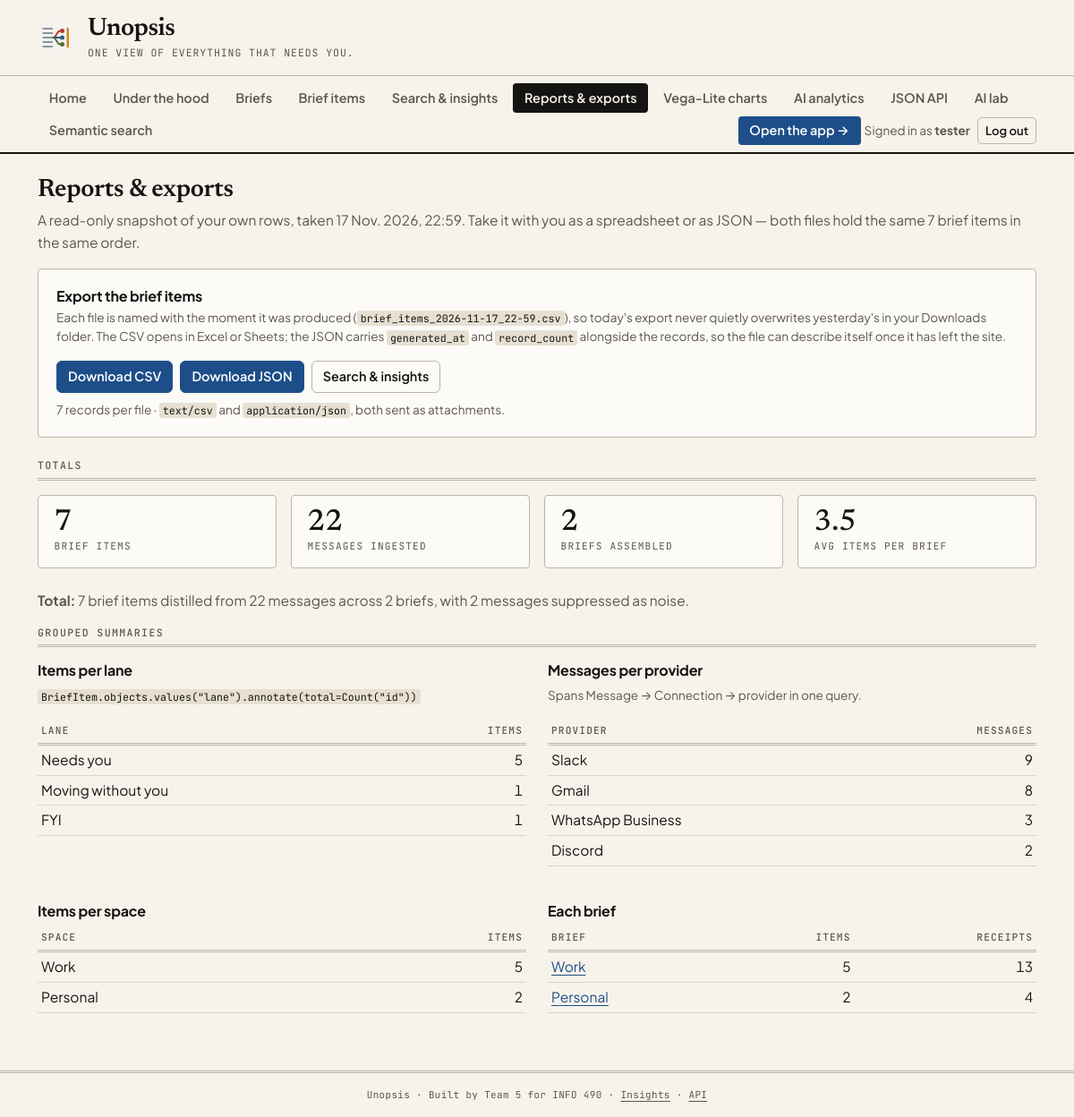
The app's page /reports/ (signed in) with its own data.
### unopsis/models.py (models this page shows, shortened)
class Connection(models.Model):
    class Status(models.TextChoices):
        CONNECTED = "connected", "Connected"
        ERROR = "error", "Error"
        REVOKED = "revoked", "Revoked"
    space = models.ForeignKey(Space, on_delete=models.CASCADE, related_name="connections")
    provider = models.CharField(max_length=32, choices=Provider.choices)
    external_account = models.CharField(
        max_length=254,
        help_text="Identifier at the provider, e.g. an address, workspace, or handle.",
    )
    display_name = models.CharField(max_length=120, blank=True)
    status = models.CharField(max_length=16, choices=Status.choices, default=Status.CONNECTED)
    read_only = models.BooleanField(default=True)
    token_ref = models.CharField(
        max_length=200, blank=True,
        help_text=(
            "Opaque pointer to credentials held in a secrets store. No token "
            "material is ever written to this table."
        ),
    )
    included_scopes = models.JSONField(
        default=list, blank=True,
        help_text=(
            'Which channels/labels/chats count, e.g. '
            '[{"id":"C08KJ21X","name":"#engineering","type":"channel"}]. '
            "Excluded scopes are simply absent."
        ),
    )
    last_synced_at = models.DateTimeField(null=True, blank=True)
    last_error = models.TextField(blank=True)
    class Meta:
        ordering = ["space", "provider", "external_account"]
        constraints = [
            models.UniqueConstraint(
                fields=["space", "provider", "external_account"],
                name="uniq_connection_per_space_provider_account",
            )
        ]

class Space(models.Model):
    class Kind(models.TextChoices):
        WORK = "work", "Work"
        PERSONAL = "personal", "Personal"
    user = models.ForeignKey(
        settings.AUTH_USER_MODEL, on_delete=models.CASCADE, related_name="spaces"
    )
    kind = models.CharField(max_length=16, choices=Kind.choices)
    detail_level = models.IntegerField(
        default=3, help_text="1 = a single line per item, 5 = a full recap."
    )
    quiet_start = models.TimeField(null=True, blank=True)
    quiet_end = models.TimeField(null=True, blank=True)
    deliver_in_app = models.BooleanField(default=True)
    deliver_email = models.BooleanField(default=True)
    deliver_chat_dm = models.BooleanField(default=False)
    digest_times = models.JSONField(
        default=list, blank=True,
        help_text='When to build, e.g. ["08:00", "16:30"]. Weekday-only by convention.',
    )
    rules = models.JSONField(
        default=list, blank=True,
        help_text=(
            'Always/never surface instructions, e.g. '
            '[{"mode":"always","target":"person","value":"Prof. Ramirez"}].'
        ),
    )
    created_at = models.DateTimeField(auto_now_add=True)
    class Meta:
        ordering = ["user", "kind"]
        constraints = [
            models.UniqueConstraint(fields=["user", "kind"], name="uniq_space_per_user_kind")
        ]

class Brief(models.Model):
    class Trigger(models.TextChoices):
        SCHEDULED = "scheduled", "Scheduled"
        ON_DEMAND = "on_demand", "On demand"
    class Status(models.TextChoices):
        BUILDING = "building", "Building"
        READY = "ready", "Ready"
        FAILED = "failed", "Failed"
    space = models.ForeignKey(Space, on_delete=models.CASCADE, related_name="briefs")
    window_start = models.DateTimeField()
    window_end = models.DateTimeField()
    trigger = models.CharField(max_length=16, choices=Trigger.choices)
    status = models.CharField(max_length=16, choices=Status.choices, default=Status.BUILDING)
    headline = models.CharField(
        max_length=200, blank=True,
        help_text='The one line at the top, e.g. "Three things need you before noon."',
    )
    message_count = models.PositiveIntegerField(default=0)
    topic_count = models.PositiveIntegerField(default=0)
    read_seconds = models.PositiveIntegerField(default=0, help_text="Estimated time to read.")
    steps = models.JSONField(
        default=list, blank=True,
        help_text=(
            'Generation progress for the waiting screen, e.g. '
            '[{"label":"Reading 212 messages","status":"done","ms":3100}].'
        ),
    )
    model_version = models.CharField(max_length=80, blank=True)
    generated_at = models.DateTimeField(null=True, blank=True)
    class Meta:
        ordering = ["-window_end"]
        constraints = [
            models.UniqueConstraint(
                fields=["space", "window_start", "window_end"],
                condition=Q(trigger="scheduled"),
                name="uniq_scheduled_brief_per_window",
            )
        ]
    def get_absolute_url(self):
        return reverse("brief-detail", args=[self.pk])

### unopsis/views.py (the view)
# urls.py: path("reports/", views.reports, name="reports"),
@login_required
def reports(request):
    return render(
        request,
        "unopsis/reports.html",
        {
            "summaries": aggregate_summaries(request.user),
            "export_count": export_item_queryset(request.user).count(),
            "generated_at": timezone.localtime(),
        },
    )

### templates/unopsis/reports.html (shortened to what this page needs)
{% extends "base.html" %}
{% block content %}
  <h2 class="h3 mb-1">Reports &amp; exports</h2>
  <p class="text-muted">
    A read-only snapshot of your own rows, taken {{ generated_at|date:"j N Y, H:i" }}.
    Take it with you as a spreadsheet or as JSON &mdash; both files hold the same
    {{ export_count }} brief item{{ export_count|pluralize }} in the same order.
  </p>
  <div class="panel mb-4">
    <h3 class="h6 mb-1">Export the brief items</h3>
    <p class="small text-muted mb-3">
      Each file is named with the moment it was produced
      (<code>brief_items_{{ generated_at|date:"Y-m-d_H-i" }}.csv</code>), so today's export
      never quietly overwrites yesterday's in your Downloads folder. The CSV opens in Excel
      or Sheets; the JSON carries <code>generated_at</code> and <code>record_count</code>
      alongside the records, so the file can describe itself once it has left the site.
    </p>
    <div class="d-flex flex-wrap gap-2">
      <a class="btn btn-primary" href="{% url 'export-items-csv' %}" download>
        Download CSV
      </a>
      <a class="btn btn-accent" href="{% url 'export-items-json' %}" download>
        Download JSON
      </a>
      <a class="btn btn-outline-secondary" href="{% url 'insights' %}">
        Search &amp; insights
      </a>
    </div>
    <p class="small text-muted mt-2 mb-0">
      {{ export_count }} record{{ export_count|pluralize }} per file &middot;
      <code>text/csv</code> and <code>application/json</code>, both sent as attachments.
    </p>
  </div>
  <h3 class="section-title">Totals</h3>
  <div class="row g-3 mb-4">
    <div class="col-6 col-md-3">
      <div class="stat-tile">
        <div class="stat-number">{{ summaries.total_items }}</div>
        <div class="stat-label">Brief items</div>
      </div>
    </div>
    <div class="col-6 col-md-3">
      <div class="stat-tile">
        <div class="stat-number">{{ summaries.total_messages }}</div>
        <div class="stat-label">Messages ingested</div>
      </div>
    </div>
    <div class="col-6 col-md-3">
      <div class="stat-tile">
        <div class="stat-number">{{ summaries.total_briefs }}</div>
        <div class="stat-label">Briefs assembled</div>
      </div>
    </div>
    <div class="col-6 col-md-3">
      <div class="stat-tile">
        <div class="stat-number">{{ summaries.avg_items_per_brief|floatformat:1 }}</div>
        <div class="stat-label">Avg items per brief</div>
      </div>
    </div>
  </div>
  <p class="text-muted">
    <strong>Total:</strong> {{ summaries.total_items }} brief item{{ summaries.total_items|pluralize }}
    distilled from {{ summaries.total_messages }} message{{ summaries.total_messages|pluralize }}
    across {{ summaries.total_briefs }} brief{{ summaries.total_briefs|pluralize }},
    with {{ summaries.total_noise }} message{{ summaries.total_noise|pluralize }} suppressed as noise.
  </p>
  <h3 class="section-title">Grouped summaries</h3>
  <div class="row g-4">
    <div class="col-md-6">
      <h4 class="h6">Items per lane</h4>
      <p class="small text-muted">
        <code>BriefItem.objects.values("lane").annotate(total=Count("id"))</code>
      </p>
      <table class="table table-sm table-tight">
        <thead><tr><th scope="col">Lane</th><th scope="col" class="text-end">Items</th></tr></thead>
        <tbody>
          {% for row in summaries.by_lane %}
            <tr><td>{{ row.label }}</td><td class="text-end">{{ row.total }}</td></tr>
          {% empty %}
            <tr><td colspan="2" class="text-muted">No items to group yet.</td></tr>
          {% endfor %}
        </tbody>
      </table>
    </div>
    <div class="col-md-6">
      <h4 class="h6">Messages per provider</h4>
      <p class="small text-muted">
        Spans Message &rarr; Connection &rarr; provider in one query.
      </p>
      <table class="table table-sm table-tight">
        <thead><tr><th scope="col">Provider</th><th scope="col" class="text-end">Messages</th></tr></thead>
        <tbody>
          {% for row in summaries.by_provider %}
            <tr><td>{{ row.label }}</td><td class="text-end">{{ row.total }}</td></tr>
          {% empty %}
            <tr><td colspan="2" class="text-muted">No messages have arrived yet.</td></tr>
          {% endfor %}
        </tbody>
      </table>
    </div>
    <div class="col-md-6">
      <h4 class="h6">Items per space</h4>
      <table class="table table-sm table-tight">
        <thead><tr><th scope="col">Space</th><th scope="col" class="text-end">Items</th></tr></thead>
        <tbody>
          {% for row in summaries.by_space %}
            <tr><td>{{ row.label }}</td><td class="text-end">{{ row.total }}</td></tr>
          {% empty %}
            <tr><td colspan="2" class="text-muted">No items to group yet.</td></tr>
          {% endfor %}
        </tbody>
      </table>
    </div>
    <div class="col-md-6">
      <h4 class="h6">Each brief</h4>
      <table class="table table-sm table-tight">
        <thead>
          <tr>
            <th scope="col">Brief</th>
            <th scope="col" class="text-end">Items</th>
            <th scope="col" class="text-end">Receipts</th>
          </tr>
        </thead>
        <tbody>
          {% for brief in summaries.by_brief %}
            <tr>
              <td><a href="{{ brief.get_absolute_url }}">{{ brief.space.get_kind_display }}</a></td>
              <td class="text-end">{{ brief.item_count }}</td>
              <td class="text-end">{{ brief.receipt_count }}</td>
            </tr>
          {% empty %}
            <tr><td colspan="3" class="text-muted">No briefs have been assembled yet.</td></tr>
          {% endfor %}
        </tbody>
      </table>
    </div>
  </div>
{% endblock %}

### templates/base.html (shortened to what this page needs)
{% load static %}
<!DOCTYPE html>
<html lang="en">
<head>
  <link rel="stylesheet" href="https://cdn.jsdelivr.net/npm/bootstrap@5.3.2/dist/css/bootstrap.min.css">
  <link rel="stylesheet" href="{% static 'css/unopsis.css' %}">
</head>
<body class="{% block body_class %}{% endblock %}">
{% block body %}
  <header class="site-header py-3">
    <div class="container d-flex align-items-center gap-3">
      <img class="site-logo" src="{% static 'img/unopsis-logo.svg' %}"
           alt="Unopsis logo: many inbound message lines collapsing into three ranked items">
      <div>
        <h1 class="h4 mb-0 brand-mark">
          <a class="text-reset text-decoration-none" href="{% url 'home' %}">Unopsis</a>
        </h1>
        <p class="mb-0 small site-tagline">One view of everything that needs you.</p>
      </div>
    </div>
  </header>
  <nav class="site-nav mb-4" aria-label="Main">
    <div class="container">
      {% with current=request.resolver_match.url_name %}
      <ul class="nav flex-wrap gap-1 py-2 align-items-center">
        <li class="nav-item">
          <a class="nav-link {% if current == 'home' or current == 'app-landing' %}active{% endif %}"
             href="{% url 'home' %}">Home</a>
        </li>
        {% if user.is_authenticated %}
        <li class="nav-item">
          <a class="nav-link {% if current == 'under-the-hood' %}active{% endif %}"
             href="{% url 'under-the-hood' %}">Under the hood</a>
        </li>
        <li class="nav-item">
          <a class="nav-link {% if current == 'brief-list' or current == 'brief-detail' %}active{% endif %}"
             href="{% url 'brief-list' %}">Briefs</a>
        </li>
        <li class="nav-item">
          <a class="nav-link {% if current == 'item-list-cbv-generic' or current == 'item-detail' %}active{% endif %}"
             href="{% url 'item-list-cbv-generic' %}">Brief items</a>
        </li>
        <li class="nav-item">
          <a class="nav-link {% if current == 'insights' %}active{% endif %}"
             href="{% url 'insights' %}">Search &amp; insights</a>
        </li>
        <li class="nav-item">
          <a class="nav-link {% if current == 'reports' or current|slice:':7' == 'export-' %}active{% endif %}"
             href="{% url 'reports' %}">Reports &amp; exports</a>
        </li>
        <li class="nav-item">
          <a class="nav-link {% if current|slice:':10' == 'vega-chart' %}active{% endif %}"
             href="{% url 'vega-chart-page' 'chart1' %}">Vega-Lite charts</a>
        </li>
        <li class="nav-item">
          <a class="nav-link {% if current == 'analytics-dashboard' %}active{% endif %}"
             href="{% url 'analytics-dashboard' %}">AI analytics</a>
        </li>
        <li class="nav-item">
          <a class="nav-link {% if current|slice:':4' == 'api-' %}active{% endif %}"
             href="{% url 'api-items' %}">JSON API</a>
        </li>
        <li class="nav-item">
          <a class="nav-link {% if current|slice:':3' == 'ai-' and current != 'ai-search' %}active{% endif %}"
             href="{% url 'ai-lab' %}">AI lab</a>
        </li>
        <li class="nav-item">
          <a class="nav-link {% if current == 'ai-search' %}active{% endif %}"
             href="{% url 'ai-search' %}">Semantic search</a>
        </li>
        {% endif %}
        {% if user.is_authenticated %}
        <li class="nav-item ms-auto">
          <a class="nav-link nav-link--app" href="{% url 'app-work-brief' %}">Open the app &rarr;</a>
        </li>
        {% endif %}
        <li class="nav-item d-flex align-items-center gap-2{% if not user.is_authenticated %} ms-auto{% endif %}">
          {% if user.is_authenticated %}
            <span class="small text-muted">
              Signed in as <strong>{{ user.get_username }}</strong>
            </span>
            <form method="post" action="{% url 'logout' %}" class="m-0">
              <button class="btn btn-sm btn-outline-secondary" type="submit">Log out</button>
            </form>
          {% else %}
            <a class="nav-link {% if current == 'login' %}active{% endif %}"
               href="{% url 'login' %}">Log in</a>
            <a class="btn btn-sm btn-primary {% if current == 'signup' %}active{% endif %}"
               href="{% url 'signup' %}">Sign up</a>
          {% endif %}
        </li>
      </ul>
      {% endwith %}
    </div>
  </nav>
  <main class="container mb-5">
    {% block content %}{% endblock %}
  </main>
  <footer class="site-footer py-3">
    <div class="container small text-center">
      Unopsis &middot; Built by Team 5 for INFO 490
      {% if user.is_authenticated %}
        &middot;
        <a class="link-secondary" href="{% url 'insights' %}">Insights</a> &middot;
        <a class="link-secondary" href="{% url 'api-items' %}">API</a>
      {% else %}
        &middot;
        <a class="link-secondary" href="{% url 'api-items-by-lane' %}">Public API</a>
      {% endif %}
    </div>
  </footer>
{% endblock %}
</body>
</html>

### records on screen
Connection: label "Gmail", total "8"
Connection: label "Discord", total "2"
Space: label "Work", total "5"
Space: label "Personal", total "2"
Brief: space.kind "Work", item_count "5", receipt_count "13"
Brief: space.kind "Personal", item_count "2", receipt_count "4"

### other values on screen
{{ user.get_username }} "tester"
{{ generated_at|date:"j N Y, H:i" }} "17 Nov. 2026, 22:59"
{{ export_count }} "7"
{{ generated_at|date:"Y-m-d_H-i" }} "2026-11-17_22-59"
{{ summaries.total_items }} "7"
{{ summaries.total_messages }} "22"
{{ summaries.total_briefs }} "2"
{{ summaries.avg_items_per_brief|floatformat:1 }} "3.5"
{{ summaries.total_noise }} "2"
{{ row.label }} "Needs you" "Moving without you" "FYI"
{{ row.total }} "5" "1" "1"
{{ row.label }} "Slack" "WhatsApp Business"
{{ row.total }} "9" "3"
